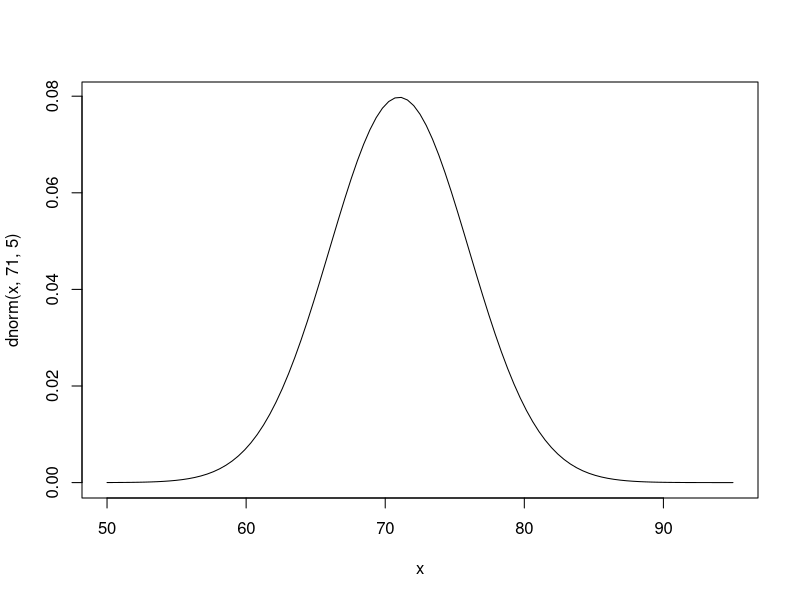
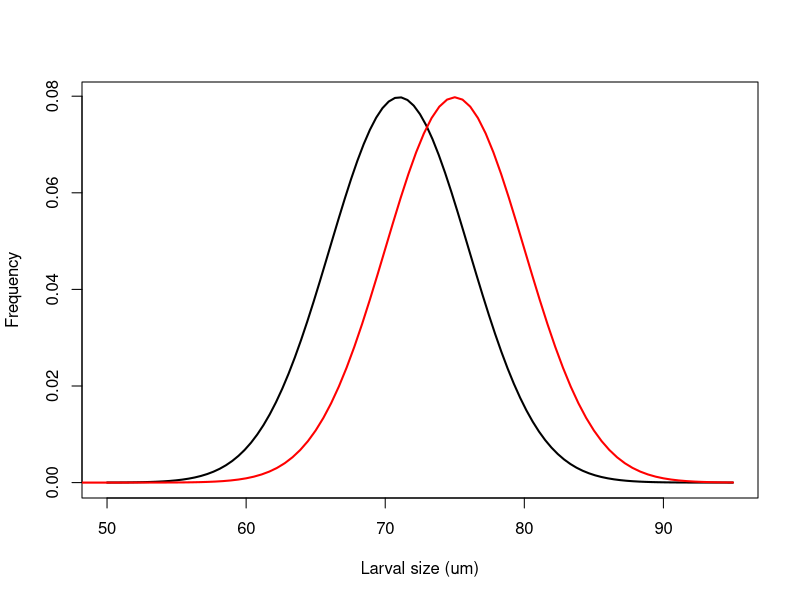
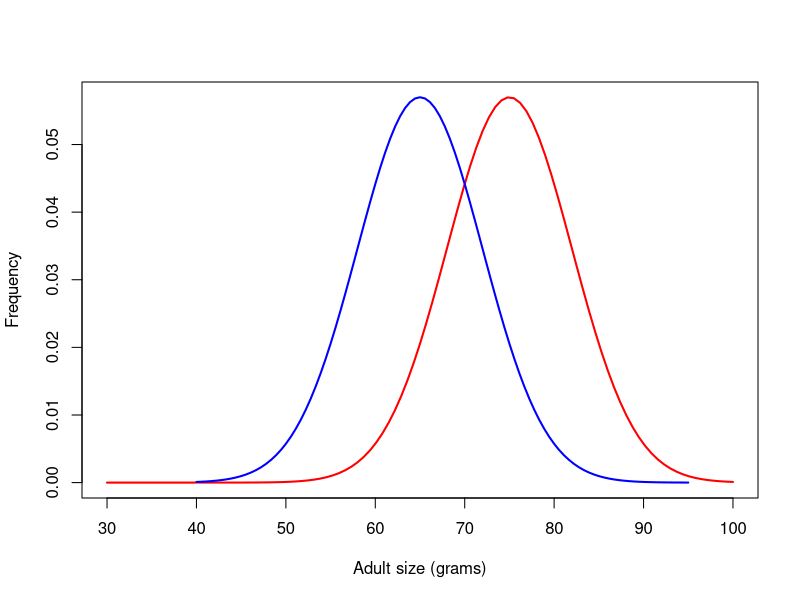

The R source for these figures, in order:
#how to make a normal distribution plot
#source = https://druedin.com/2021/11/27/plotting-a-normal-distribution-in-r/

curve(dnorm(x, 71, 5), from=50, to=95)

#above, mean is 71, standard deviation is 5, "from" fxn indicates x-axis limits

# Create a sequence of values for x
x <- seq(40, 95, length.out = 100)

# Generate the plot using curve() and plot()
curve(dnorm(x, 71, 5), from = 50, to = 95, col = "black", lwd = 2, ylab = "Frequency", xlab = "Larval size (um)")

# Overlay another curve
lines(x, dnorm(x, 75, 5), col = "red", lwd = 2)

curve(dnorm(x, 75, 7), from = 30, to = 100, col = "red", lwd = 2, ylab = "Frequency", xlab = "Adult size (grams)")

# Overlay another curve
lines(x, dnorm(x, 65, 7), col = "blue", lwd = 2)